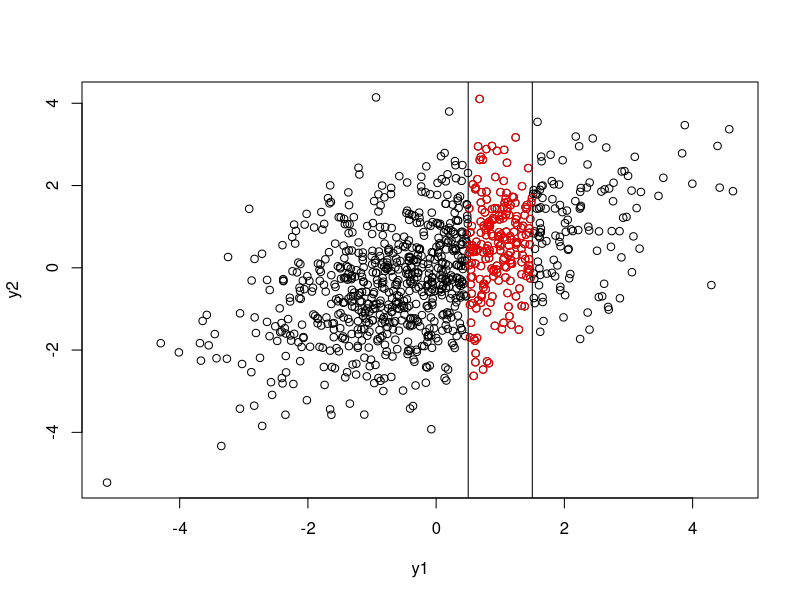
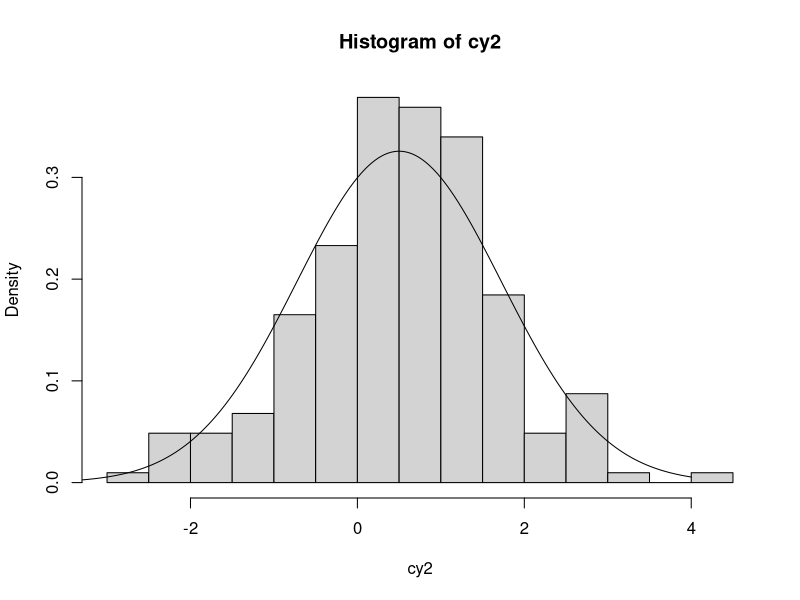
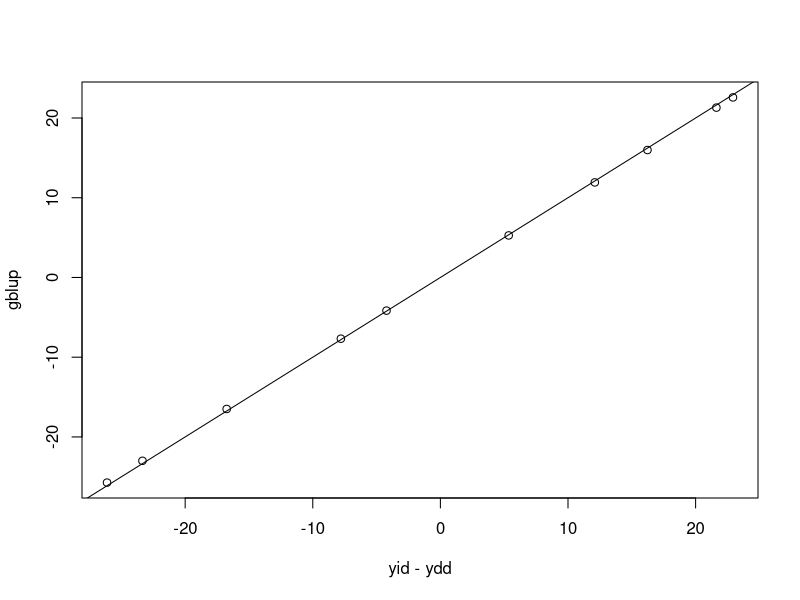
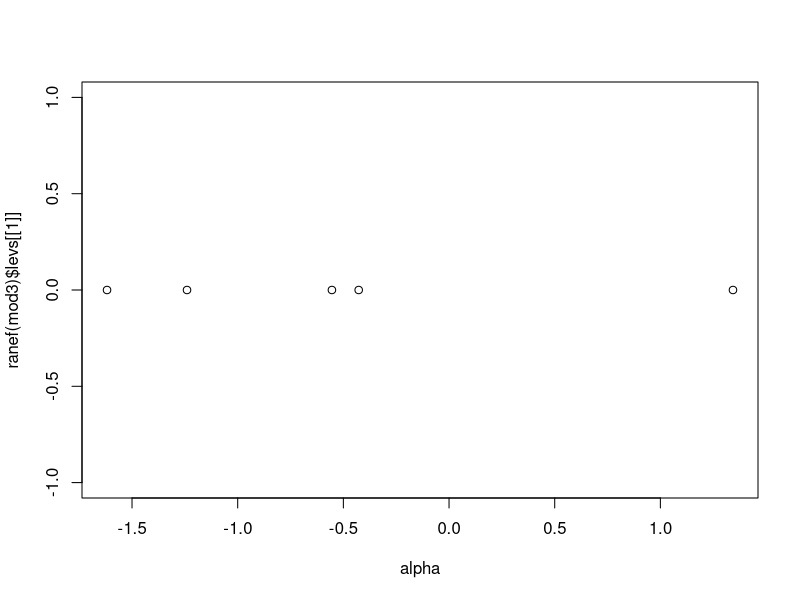
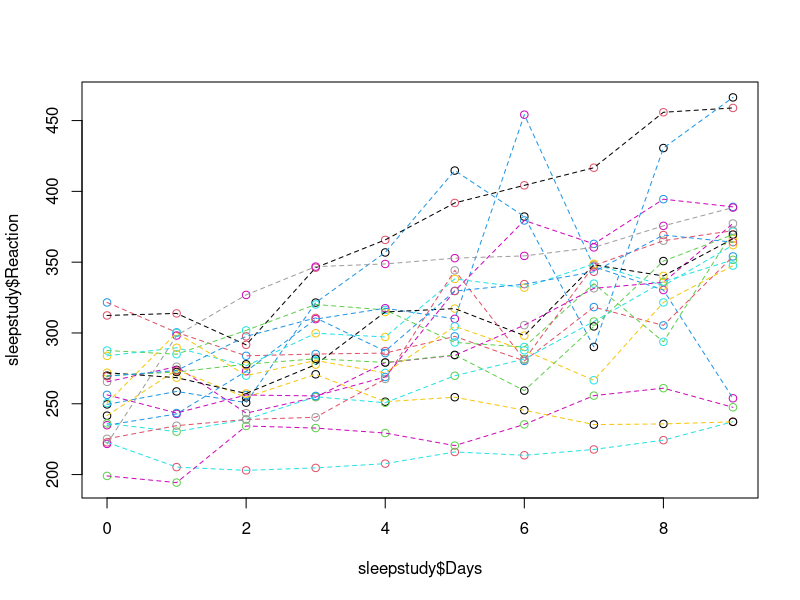
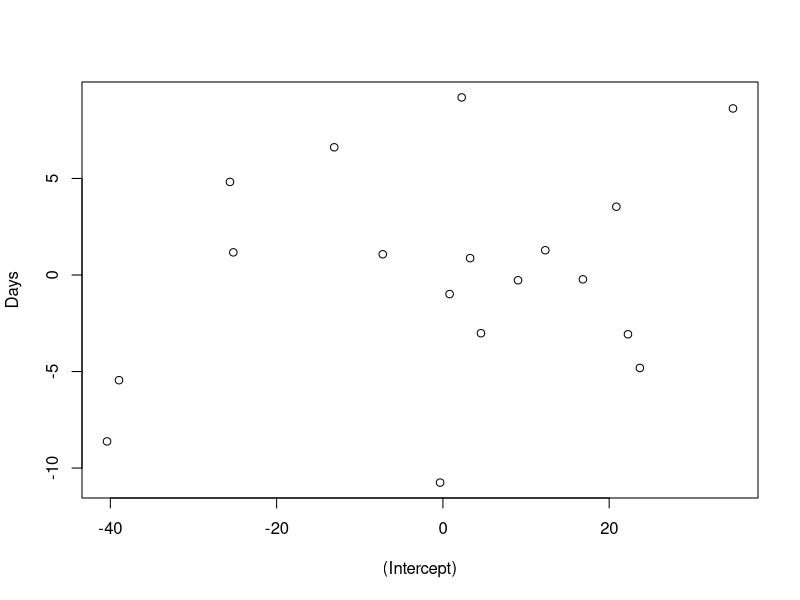

Generate these figures, in order, with R:
## ---- chunk 1
eta = rnorm(1000)   # This is a common effect to both y's
y1 = rnorm(1000) + eta
y2 = rnorm(1000)+eta
## ---- chunk 2
plot(y1,y2)
abline(v = c(0.5,1.5))

#Take only those y2 near y1=1

cy2 = y2[ (y1>0.5) & (y1<1.5) ]

# Plot these in red
points(  y1[ (y1>0.5) & (y1<1.5) ], cy2, col='red')
## ---- chunk 3
mean(cy2)
var(cy2)
## ---- chunk 4
hist(cy2,20,prob=TRUE)

xpts = seq(-4,4,len=1001)
lines(xpts, dnorm(xpts,mean=0.5,sd=sqrt(3/2)))
## ---- chunk 5
golf = read.table('golfballs.dat')
names(golf) = c('golfer','brand','dist')
golf$golfer = as.factor(golf$golfer)
## ---- chunk 6
# Golfer design matrix
Xg = diag(10)%x%matrix(1,4,1)

# Check this
Xg[1:12,1:4]

# Design for golf ball brands
Xb = matrix(1,10,1)%x%diag(4)

# Check
Xb[1:12,]
## ---- chunk 7
X = cbind( rep(1,40), Xg[,-1], Xb[,-1])
## ---- chunk 8
betahat = solve( t(X)%*%X)%*%t(X)%*%golf$dist
## ---- chunk 9
mod1 = lm(dist~golfer+brand,data=golf)
mod1$coefficients
t(betahat)
## ---- chunk 10
ydd = mean(golf$dist)
ydd
## ---- chunk 11
yid = t(Xg)%*%golf$dist/4
t(yid)
## ---- chunk 12
ydj = t(Xb)%*%golf$dist/10
t(ydj)
## ---- chunk 13
yid[1] + ydj[1] - ydd
## ---- chunk 14
mod1$fit[1]
## ---- chunk 15
# For errors
sig2e = sum( (golf$dist - Xg%*%yid - Xb%*%ydj + ydd)^2)/(3*9)

# For golfers
sig2g = sum( (yid - ydd)^2 )/9 - sig2e/4
## ---- chunk 16
gblup = sig2g/(sig2g+sig2e/4)*(yid-ydd)
t(gblup)
## ---- chunk 17
plot(yid-ydd,gblup)
abline(c(0,1))
## ---- chunk 18
library(lme4)

mod2 = lmer(dist~brand + (1|golfer),data=golf)
summary(mod2)
## ---- chunk 19
ranef(mod2)
## ---- chunk 20
Xa = diag(5)%x%matrix(1,2,1)
levs = as.factor( (1:5)%x%rep(1,2) )

# Random effects
alpha = rnorm(5)

# Create data
y = Xa%*%alpha + rnorm(10)

# Let's run a model
mod3 = lmer(y~1+(1|levs))

# See what this looks like
summary(mod3)

# And check estimation of random effects
plot(alpha,ranef(mod3)$levs[[1]])
## ---- chunk 21
library(lme4)
data(sleepstudy)
## ---- chunk 22
plot(sleepstudy$Days,sleepstudy$Reaction,col=sleepstudy$Subject)
for(j in levels(sleepstudy$Subject)){
  which.obs = (sleepstudy$Subject == j)   # These rows correspond to subject j
  lines(sleepstudy[which.obs,c(2,1)],col=j,lty=2)       # Plot day against time for these rows
}
## ---- chunk 23
longmod = lmer(Reaction~Days+(Days|Subject),data=sleepstudy)
summary(longmod)
## ---- chunk 24
rand.effects = ranef(longmod)
plot(rand.effects$Subject)
## ---- chunk 25
longmod2 = lmer(Reaction~Days + (1|Subject)+(0+Days|Subject),data=sleepstudy)
summary(longmod2)
## ---- chunk 26
anova(longmod,longmod2)
